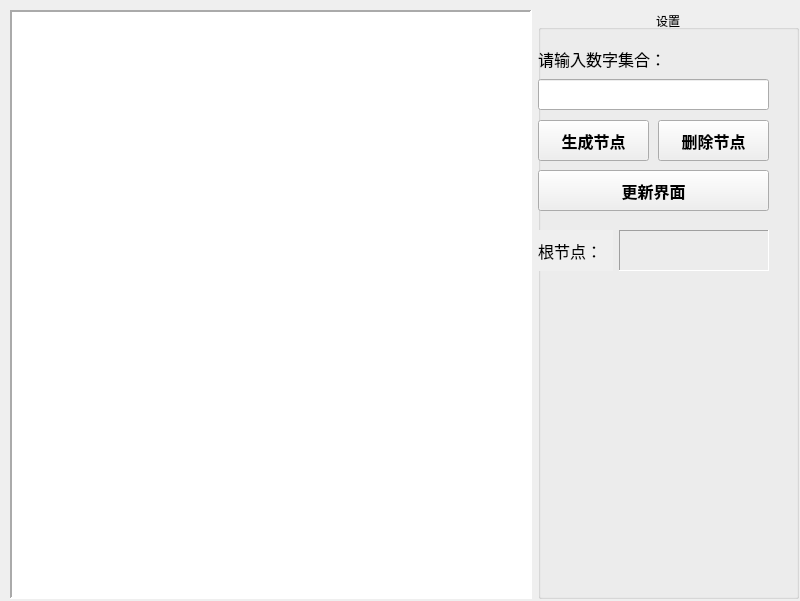
<?xml version="1.0" encoding="UTF-8"?>
<ui version="4.0">
 <class>Graph</class>
 <widget class="QWidget" name="Graph">
  <property name="geometry">
   <rect>
    <x>0</x>
    <y>0</y>
    <width>800</width>
    <height>601</height>
   </rect>
  </property>
  <property name="windowTitle">
   <string>Graph</string>
  </property>
  <widget class="QFrame" name="frame">
   <property name="geometry">
    <rect>
     <x>10</x>
     <y>10</y>
     <width>522</width>
     <height>589</height>
    </rect>
   </property>
   <property name="font">
    <font>
     <bold>false</bold>
    </font>
   </property>
   <property name="autoFillBackground">
    <bool>false</bool>
   </property>
   <property name="styleSheet">
    <string notr="true">background-color: rgb(255, 255, 255);</string>
   </property>
   <property name="frameShape">
    <enum>QFrame::Panel</enum>
   </property>
   <property name="frameShadow">
    <enum>QFrame::Sunken</enum>
   </property>
   <property name="lineWidth">
    <number>2</number>
   </property>
  </widget>
  <widget class="QGroupBox" name="groupBox">
   <property name="geometry">
    <rect>
     <x>538</x>
     <y>10</y>
     <width>261</width>
     <height>589</height>
    </rect>
   </property>
   <property name="title">
    <string>设置</string>
   </property>
   <property name="alignment">
    <set>Qt::AlignCenter</set>
   </property>
   <property name="flat">
    <bool>true</bool>
   </property>
   <property name="checkable">
    <bool>false</bool>
   </property>
   <widget class="QLabel" name="label_1">
    <property name="geometry">
     <rect>
      <x>0</x>
      <y>39</y>
      <width>128</width>
      <height>20</height>
     </rect>
    </property>
    <property name="font">
     <font>
      <pointsize>12</pointsize>
     </font>
    </property>
    <property name="text">
     <string>请输入数字集合：</string>
    </property>
   </widget>
   <widget class="QLineEdit" name="numsVecLineEdit">
    <property name="geometry">
     <rect>
      <x>0</x>
      <y>69</y>
      <width>231</width>
      <height>31</height>
     </rect>
    </property>
   </widget>
   <widget class="QPushButton" name="generateNodesBtn">
    <property name="geometry">
     <rect>
      <x>0</x>
      <y>110</y>
      <width>111</width>
      <height>41</height>
     </rect>
    </property>
    <property name="font">
     <font>
      <family>黑体</family>
      <pointsize>12</pointsize>
      <bold>true</bold>
     </font>
    </property>
    <property name="text">
     <string>生成节点</string>
    </property>
   </widget>
   <widget class="QWidget" name="layoutWidget">
    <property name="geometry">
     <rect>
      <x>0</x>
      <y>220</y>
      <width>231</width>
      <height>41</height>
     </rect>
    </property>
    <layout class="QHBoxLayout" name="horizontalLayout" stretch="1,2">
     <item>
      <widget class="QLabel" name="label_2">
       <property name="font">
        <font>
         <pointsize>12</pointsize>
         <bold>false</bold>
        </font>
       </property>
       <property name="autoFillBackground">
        <bool>true</bool>
       </property>
       <property name="text">
        <string>根节点：</string>
       </property>
      </widget>
     </item>
     <item>
      <widget class="QLabel" name="rootLabel">
       <property name="font">
        <font>
         <pointsize>12</pointsize>
         <bold>false</bold>
        </font>
       </property>
       <property name="frameShape">
        <enum>QFrame::Panel</enum>
       </property>
       <property name="frameShadow">
        <enum>QFrame::Sunken</enum>
       </property>
       <property name="text">
        <string/>
       </property>
      </widget>
     </item>
    </layout>
   </widget>
   <widget class="QPushButton" name="clearNodesBtn">
    <property name="geometry">
     <rect>
      <x>120</x>
      <y>110</y>
      <width>111</width>
      <height>41</height>
     </rect>
    </property>
    <property name="font">
     <font>
      <family>黑体</family>
      <pointsize>12</pointsize>
      <bold>true</bold>
     </font>
    </property>
    <property name="text">
     <string>删除节点</string>
    </property>
   </widget>
   <widget class="QPushButton" name="UpdateForm">
    <property name="geometry">
     <rect>
      <x>0</x>
      <y>160</y>
      <width>231</width>
      <height>41</height>
     </rect>
    </property>
    <property name="font">
     <font>
      <family>黑体</family>
      <pointsize>12</pointsize>
      <bold>true</bold>
     </font>
    </property>
    <property name="text">
     <string>更新界面</string>
    </property>
   </widget>
  </widget>
 </widget>
 <resources/>
 <connections/>
</ui>
